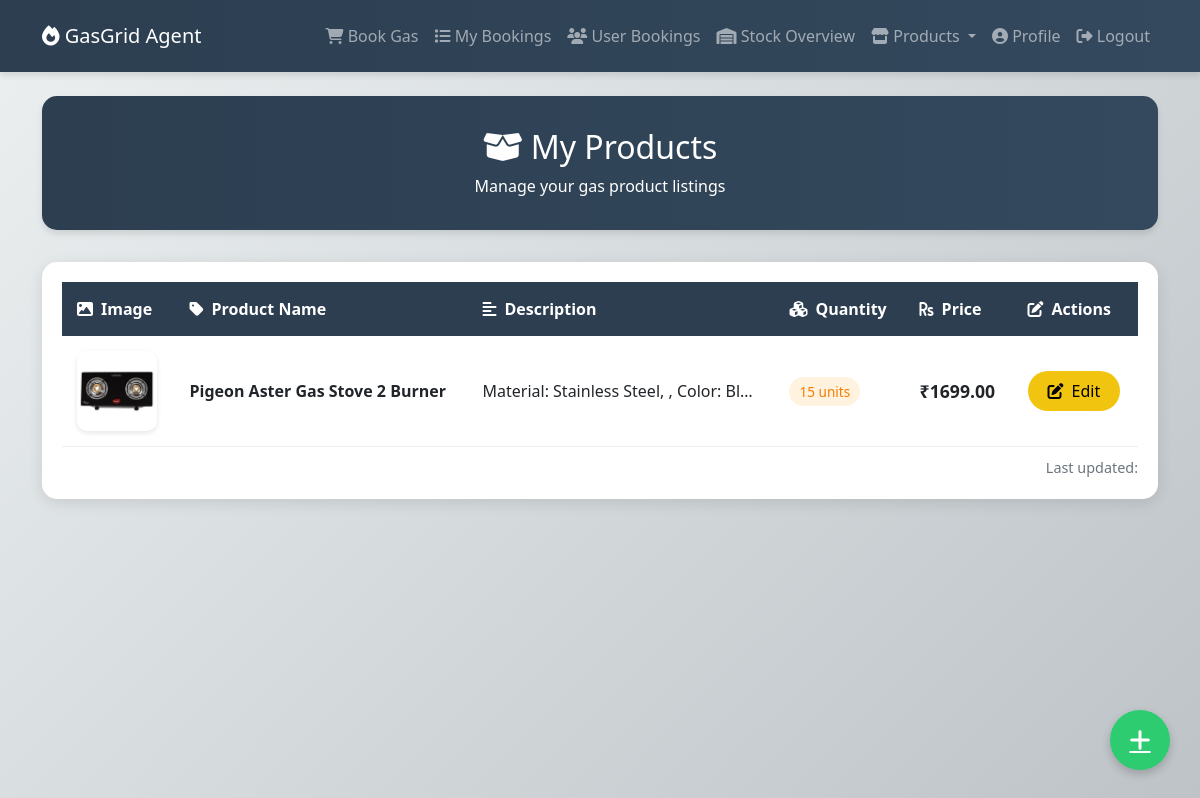
The page /Agent/agent_added_products/ (signed in) on the database its author committed.
### Agent/models.py (models this page shows)
class GasProduct(models.Model):
    agent = models.ForeignKey(Agent, on_delete=models.CASCADE)  # Agent who adds the product
    name = models.CharField(max_length=200, unique=True)  # Product name
    description = models.TextField()  # Product description
    image = models.ImageField(upload_to="gas_products/", blank=True, null=True)  # Product image
    quantity_available = models.PositiveIntegerField(default=0)  # Available quantity
    price = models.DecimalField(max_digits=10, decimal_places=2)  # Product price per unit
    date_added = models.DateTimeField(auto_now_add=True)  # Auto timestamp

### Agent/views.py (the view)
# urls.py: path("agent_added_products/", views.agent_added_products, name="agent_added_products"),
def agent_added_products(request):
    if 'agid' not in request.session:
        messages.error(request, "You must be logged in as an agent!")
        return redirect("Agent:login")
    agent = Agent.objects.get(id=request.session['agid'])
    gas_products = GasProduct.objects.filter(agent=agent)
    return render(request, "Agent/agent_addedprocts.html", {"gas_products": gas_products})

### Agent/templates/Agent/agent_addedprocts.html (shortened to what this page needs)
<!DOCTYPE html>
<html lang="en">
<head>
    <link href="https://cdn.jsdelivr.net/npm/bootstrap@5.3.0/dist/css/bootstrap.min.css" rel="stylesheet">
    <link href="https://cdnjs.cloudflare.com/ajax/libs/font-awesome/6.4.0/css/all.min.css" rel="stylesheet">
</head>
<body>
   <nav class="navbar navbar-expand-lg navbar-dark sticky-top">
    <div class="container">
        <a class="navbar-brand" href="{% url 'Agent:agent_home'%}">
            <i class="fas fa-fire"></i> GasGrid Agent
        </a>
        <div class="collapse navbar-collapse" id="navbarNav">
            <ul class="navbar-nav ms-auto">
                <li class="nav-item">
                    <a class="nav-link" href="{% url 'Agent:view_gas_products' %}">
                        <i class="fas fa-shopping-cart"></i> Book Gas
                    </a>
                </li>
                <li class="nav-item">
                    <a class="nav-link" href="{% url 'Agent:agent_bookings' %}">
                        <i class="fas fa-list"></i> My Bookings
                    </a>
                </li>
                <li class="nav-item">
                    <a class="nav-link" href="{% url 'Agent:agent_view_user_bookings' %}">
                        <i class="fas fa-users"></i> User Bookings
                    </a>
                </li>
                <li class="nav-item">
                    <a class="nav-link" href="{% url 'Agent:agent_stock_overview' %}">
                        <i class="fas fa-warehouse"></i> Stock Overview
                    </a>
                </li>
                <li class="nav-item dropdown">
                    <a class="nav-link dropdown-toggle" href="#" id="navbarDropdown" role="button" data-bs-toggle="dropdown">
                        <i class="fas fa-store"></i> Products
                    </a>
                </li>
                <li class="nav-item">
                    <a class="nav-link" href="{% url 'Agent:agent_profile' %}">
                        <i class="fas fa-user-circle"></i> Profile
                    </a>
                </li>
                <li class="nav-item">
                    <a class="nav-link" href="{% url 'User:index' %}">
                        <i class="fa-solid fa-right-from-bracket"></i> Logout
                    </a>
                </li>
            </ul>
        </div>
    </div>
</nav>
    <div class="container mt-4">
        <div class="page-header text-center">
            <h2><i class="fas fa-box-open me-2"></i>My Products</h2>
            <p class="mb-0">Manage your gas product listings</p>
        </div>
        <div class="products-card">
            <div class="table-responsive">
                <table class="table">
                    <thead>
                        <tr>
                            <th><i class="fas fa-image me-2"></i>Image</th>
                            <th><i class="fas fa-tag me-2"></i>Product Name</th>
                            <th><i class="fas fa-align-left me-2"></i>Description</th>
                            <th><i class="fas fa-cubes me-2"></i>Quantity</th>
                            <th><i class="fas fa-rupee-sign me-2"></i>Price</th>
                            <th><i class="fas fa-edit me-2"></i>Actions</th>
                        </tr>
                    </thead>
                    <tbody>
                        {% for product in gas_products %}
                        <tr>
                            <td>
                                <img src="{{ product.image.url }}" alt="{{ product.name }}"
                                     class="product-image" data-bs-toggle="tooltip"
                                     title="Click to view larger image">
                            </td>
                            <td class="product-name">{{ product.name }}</td>
                            <td class="product-description" data-bs-toggle="tooltip"
                                title="{{ product.description }}">
                                {{ product.description }}
                            </td>
                            <td>
                                <span class="quantity-badge
                                    {% if product.quantity_available < 10 %}quantity-low
                                    {% elif product.quantity_available < 30 %}quantity-medium
                                    {% else %}quantity-high{% endif %}">
                                    {{ product.quantity_available }} units
                                </span>
                            </td>
                            <td class="price-column">₹{{ product.price }}</td>
                            <td>
                                <a href="{% url 'Agent:edit_gas_product' product.id %}"
                                   class="btn btn-edit">
                                    <i class="fas fa-edit me-2"></i>Edit
                                </a>
                            </td>
                        </tr>
                        {% endfor %}
                    </tbody>
                </table>
            </div>
            <div class="last-updated">
                Last updated: {{ current_date }}
            </div>
        </div>
        <a href="{% url 'Agent:add_gas_product' %}" class="add-product-button"
           data-bs-toggle="tooltip" title="Add New Product">
            <i class="fas fa-plus"></i>
        </a>
    </div>
</body>
</html>

### Agent/templates/Agent/agent_addedprocts.html (style rules this page uses)
:root { --primary-color: #2C3E50; --secondary-color: #34495E; --accent-color: #3498DB; --success-color: #2ECC71; --warning-color: #F1C40F; --background-color: #ECF0F1; }
body { background: linear-gradient(135deg, #ECF0F1 0%, #BDC3C7 100%); font-family: 'Segoe UI', Tahoma, Geneva, Verdana, sans-serif; min-height: 100vh; }
.navbar { background: linear-gradient(to right, var(--primary-color), var(--secondary-color)); padding: 1rem 0; box-shadow: 0 4px 6px rgba(0,0,0,0.1); }
.page-header { background: linear-gradient(to right, var(--primary-color), var(--secondary-color)); color: white; padding: 2rem 0; margin-bottom: 2rem; border-radius: 15px; box-shadow: 0 4px 6px rgba(0,0,0,0.1); }
.products-card { background: white; border-radius: 15px; box-shadow: 0 4px 15px rgba(0,0,0,0.1); padding: 20px; margin-bottom: 30px; }
.table { margin-bottom: 0; }
.table thead th { background: var(--primary-color); color: white; padding: 15px; border: none; white-space: nowrap; }
.table tbody td { padding: 15px; vertical-align: middle; }
.table tbody tr { transition: all 0.3s ease; border-bottom: 1px solid #eee; }
.product-image { width: 80px; height: 80px; border-radius: 10px; object-fit: cover; box-shadow: 0 2px 5px rgba(0,0,0,0.1); transition: transform 0.3s ease; }
.product-name { font-weight: 600; color: var(--primary-color); }
.product-description { color: #666; max-width: 300px; overflow: hidden; text-overflow: ellipsis; white-space: nowrap; }
.quantity-badge { padding: 5px 10px; border-radius: 15px; font-size: 0.85rem; font-weight: 500; }
.quantity-medium { background: #fff3e0; color: #f57c00; }
.price-column { font-weight: 600; color: var(--primary-color); font-size: 1.1rem; }
.btn-edit { background: var(--warning-color); color: #000; border: none; padding: 8px 20px; border-radius: 20px; transition: all 0.3s ease; }
.add-product-button { position: fixed; bottom: 30px; right: 30px; background: var(--success-color); color: white; width: 60px; height: 60px; border-radius: 50%; display: flex; align-items: center; justify-content: center; font-size: 24px; box-shadow: 0 4px 10px rgba(0,0,0,0.2); transition: all 0.3s ease; }
.last-updated { text-align: right; color: #6c757d; font-size: 0.9rem; margin-top: 10px; }

### rows shown on the page
GasProduct: image (picture), name "Pigeon Aster Gas Stove 2 Burner", description "Material: Stainless Steel, , Color: Bl…", quantity_available "15", price "1699.00"
